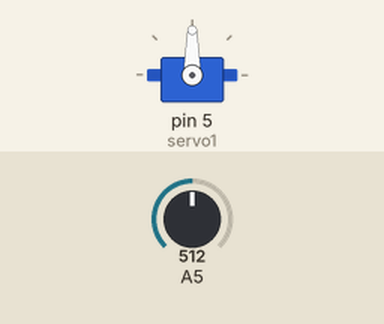
This sketch was run on a simulated Arduino Uno, built with avr-gcc and run on an emulated ATmega328P. On the bench: servo. Inputs (shaded band) come from the test bench; at power-on: A5 = 512.

Above: at 1.2 s.
1.3 s: A5 set to 716
At 1.7 s:
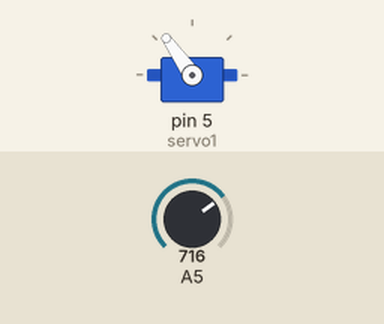
2.8 s: A5 set to 900
At 4.0 s:
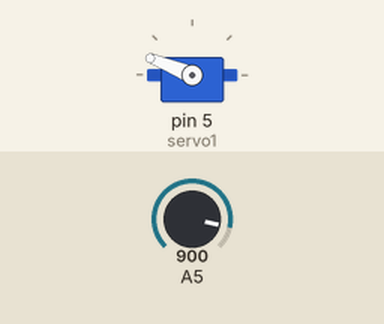
4.3 s: A5 set to 1023
At 5.1 s:
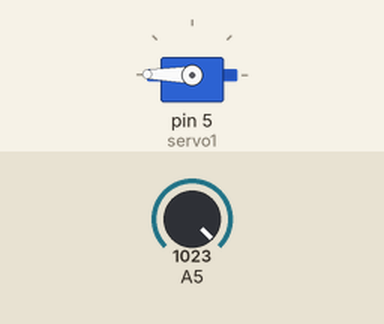
5.8 s: A5 set to 306
At 6.3 s:
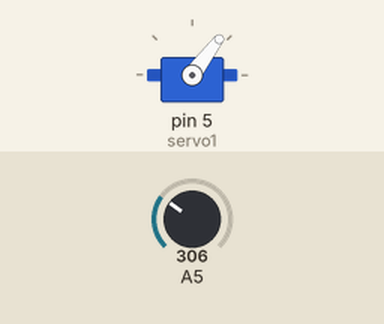
7.3 s: A5 set to 122
At 8.6 s:
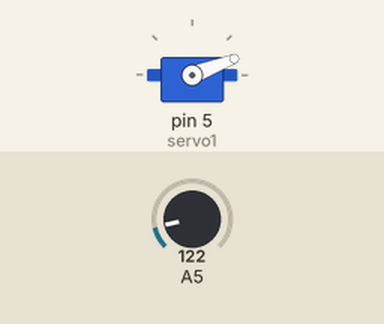
Timing chart, 0 to 9.8 s (numbered marks = the images above; inputs shaded):
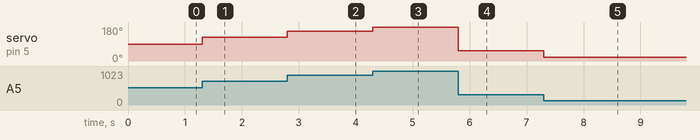

Measured:
- after the input at 1.3 s, servo on pin 5 (servo1): 90° → 125° at once
- after the input at 2.8 s, servo on pin 5 (servo1): 125° → 158° at once
- after the input at 4.3 s, servo on pin 5 (servo1): 158° → 179° at once
- after the input at 5.8 s, servo on pin 5 (servo1): 179° → 53° at once
- after the input at 7.3 s, servo on pin 5 (servo1): 53° → 21° at once

The sketch:

servo_test_with_potent.ino
```cpp
#include <Servo.h>

Servo servo1;

void setup() {
  // put your setup code here, to run once:
  servo1.attach(5);

}

void loop() {
  // put your main code here, to run repeatedly:
  int potent = analogRead(5);
  potent = map(potent, 0, 1024, 0, 180);
  servo1.write(potent);
  delay(2);
}
```
